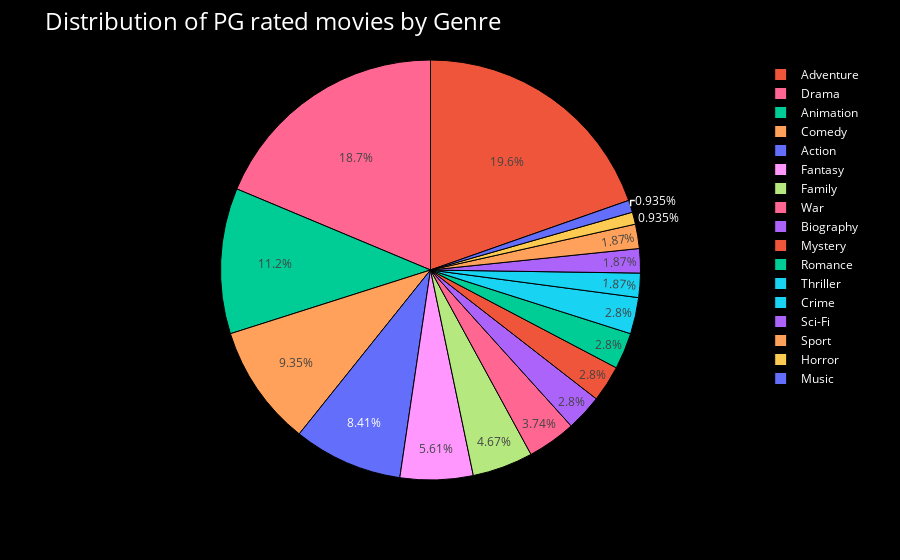

The notebook cell saved with this chart:
### Code cell
# Assuming 'pg_df' is your dataframe and it has columns 'genre' and 'count'
fig = px.pie(pg_df, names='genre', values='count', color='genre')

# Update layout to match the desired styling
fig.update_layout(
    plot_bgcolor='black',  # Set the figure background color to black
    paper_bgcolor='black',  # Set the paper background color to black
    title={'text': "Distribution of PG rated movies by Genre", 'font': {'size': 24, 'color': 'white'}},
    font={'color': 'white'}
)

# Update traces to add a border around the pie slices
fig.update_traces(marker=dict(line=dict(color='black', width=1)))

# Show the figure
fig.show()

### Figure 1 — Plotly figure (JSON) as saved in the notebook; plotly's stock layout.template omitted (floating-point values rounded to 4 significant figures)
{"data": [{"customdata": [["Action"], ["Adventure"], ["Animation"], ["Biography"], ["Comedy"], ["Crime"], ["Drama"], ["Family"], ["Fantasy"], ["Horror"], ["Music"], ["Mystery"], ["Romance"], ["Sci-Fi"], ["Sport"], ["Thriller"], ["War"]], "domain": {"x": [0, 1], "y": [0, 1]}, "hovertemplate": "genre=%{customdata[0]}<br>count=%{value}<extra></extra>", "labels": ["Action", "Adventure", "Animation", "Biography", "Comedy", "Crime", "Drama", "Family", "Fantasy", "Horror", "Music", "Mystery", "Romance", "Sci-Fi", "Sport", "Thriller", "War"], "legendgroup": "", "marker": {"colors": ["#636efa", "#EF553B", "#00cc96", "#ab63fa", "#FFA15A", "#19d3f3", "#FF6692", "#B6E880", "#FF97FF", "#FECB52", "#636efa", "#EF553B", "#00cc96", "#ab63fa", "#FFA15A", "#19d3f3", "#FF6692"], "line": {"color": "black", "width": 1}}, "name": "", "showlegend": true, "type": "pie", "values": [9, 21, 12, 3, 10, 2, 20, 5, 6, 1, 1, 3, 3, 2, 2, 3, 4]}], "layout": {"font": {"color": "white"}, "legend": {"tracegroupgap": 0}, "margin": {"t": 60}, "paper_bgcolor": "black", "plot_bgcolor": "black", "title": {"font": {"color": "white", "size": 24}, "text": "Distribution of PG rated movies by Genre"}}}
